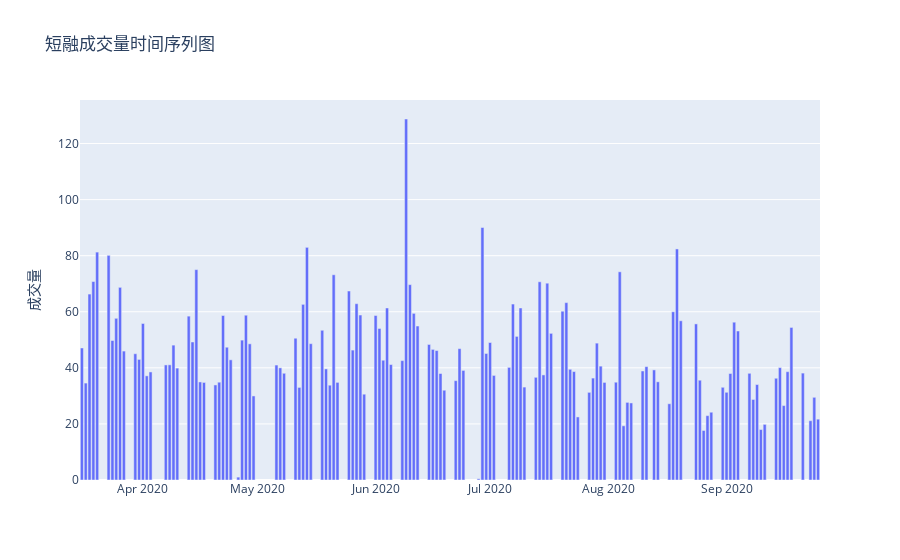

The notebook cell saved with this chart:
### Markdown cell above
同业：大部分维持在1000左右，6月份整体交易量比较高
注：同业存单的成交量，一方面和机构需求有关系，另外也和一级发行有关系，6月份是一级发行比较低的时候，银行不适应新利率使劲抵抗，所以大家都二级买

### Code cell
draw_timeseries_by_group(std_list[6])

### Figure 1 — Plotly figure (JSON) as saved in the notebook; plotly's stock layout.template omitted (floating-point values rounded to 4 significant figures; data arrays with more than 128 entries replaced by an {"elided": "..."} marker saying what was removed)
{"data": [{"name": "短融 0-1", "type": "bar", "x": {"elided": "132 str values"}, "y": {"elided": "132 float values"}}], "layout": {"barmode": "stack", "title": {"text": "短融成交量时间序列图"}, "yaxis": {"title": {"text": "成交量"}}}}
